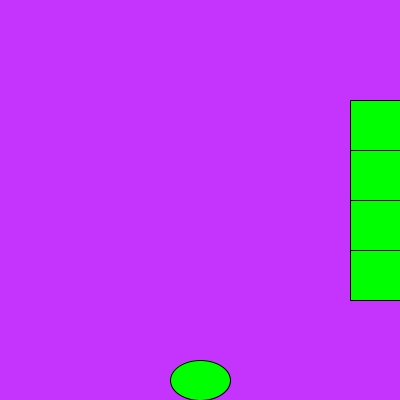
Frame 1 (no input)
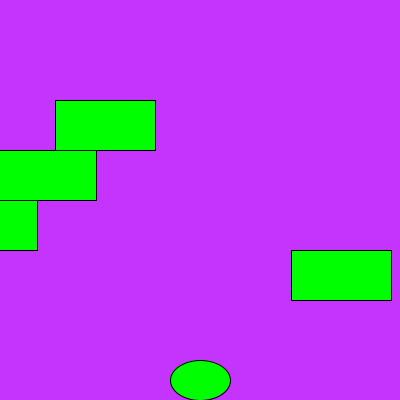
Frame 60 (the mouse pressed at the canvas centre just before this capture)
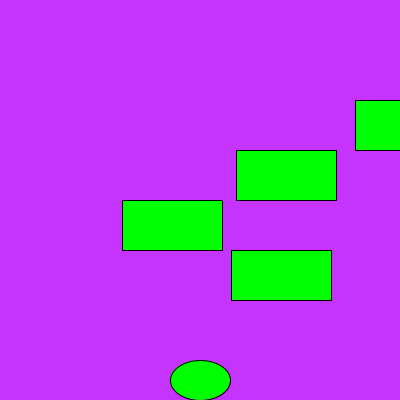
Frame 120 (the mouse held since frame 60 and released just before this capture)

The Processing sketch that drew these frames (run headless with seeded random() and noise(); from frame 60 on, the mouse is pressed at the canvas centre):

// Processing sketch: FROGGITHATESME
// ── FROGGITHATESME.pde

int x = 200;
int y = 380;
  Car car = new Car(350, 100, 100, -5);
  Car lolzor = new Car(350, 200, 100, -7);
  Car wyatt = new Car(350, 150, 100, -6);
  Car dave = new Car(350, 250, 100, -1);
  void setup(){
  size(400, 400);       
 }
  void draw(){
  background(196, 52, 253);     
  car.display();
  car.move();
  intersects(car);
lolzor.display();
lolzor.move();
intersects(lolzor);
wyatt.display();
wyatt.move();
intersects(wyatt);
dave.display();
dave.move();
intersects(dave);
fill(0, 255, 0);
ellipse(x, y, 60, 40);
if(y == 20){
  text("You win", 200, 200);
  textSize(24);
}
 if(y == 390){
 y = 380 ;
}
if(y == 10){
 y = 20; 
}
if(x == 10){
x = 20;  
}
if(x == 390){
x = 380;
}
  }
void keyPressed()
{
  if(key == CODED){
      if(keyCode == UP)
      {
y = y - 10;
      }
      else if(keyCode == DOWN)
      {
y = y + 10; 
      }
      else if(keyCode == RIGHT)
      {
x = x + 10;
      }
      else if(keyCode == LEFT)
      {
x = x - 10;
      }
   }
}
boolean intersects(Car car) {
if ((y > car.getY() && y < car.getY()+50) && (x > car.getX() && x < car.getX()+car.getSize())){
   x = 200;
y = 380;
  return true;
}
    else {
        return false;
}
}

// ── Car.pde
class Car{
 int x;
int y;
int w;
int speed;
Car(int x1, int y1, int w1, int speed1){
 x = x1;
 y = y1; 
 w = w1;
 speed = speed1;
}
void draw(){

  rect(x, y, w, 50); 
}
void move(){
 x += speed; 
 if(x <= -100){
 x = 500;
 }
}
  void display() 
  {
    fill(0,255,0);
    rect(x , y,  w, 50);
  }
int getX(){
return x;
}
int getY(){
return y;
 }
int getSize(){
return w;
}
boolean intersects(Car car) {
if ((y > car.getY() && y < car.getY()+50) && (x > car.getX() && x < car.getX()+car.getSize()))
          return true;
    else 
        return false;
}

}
